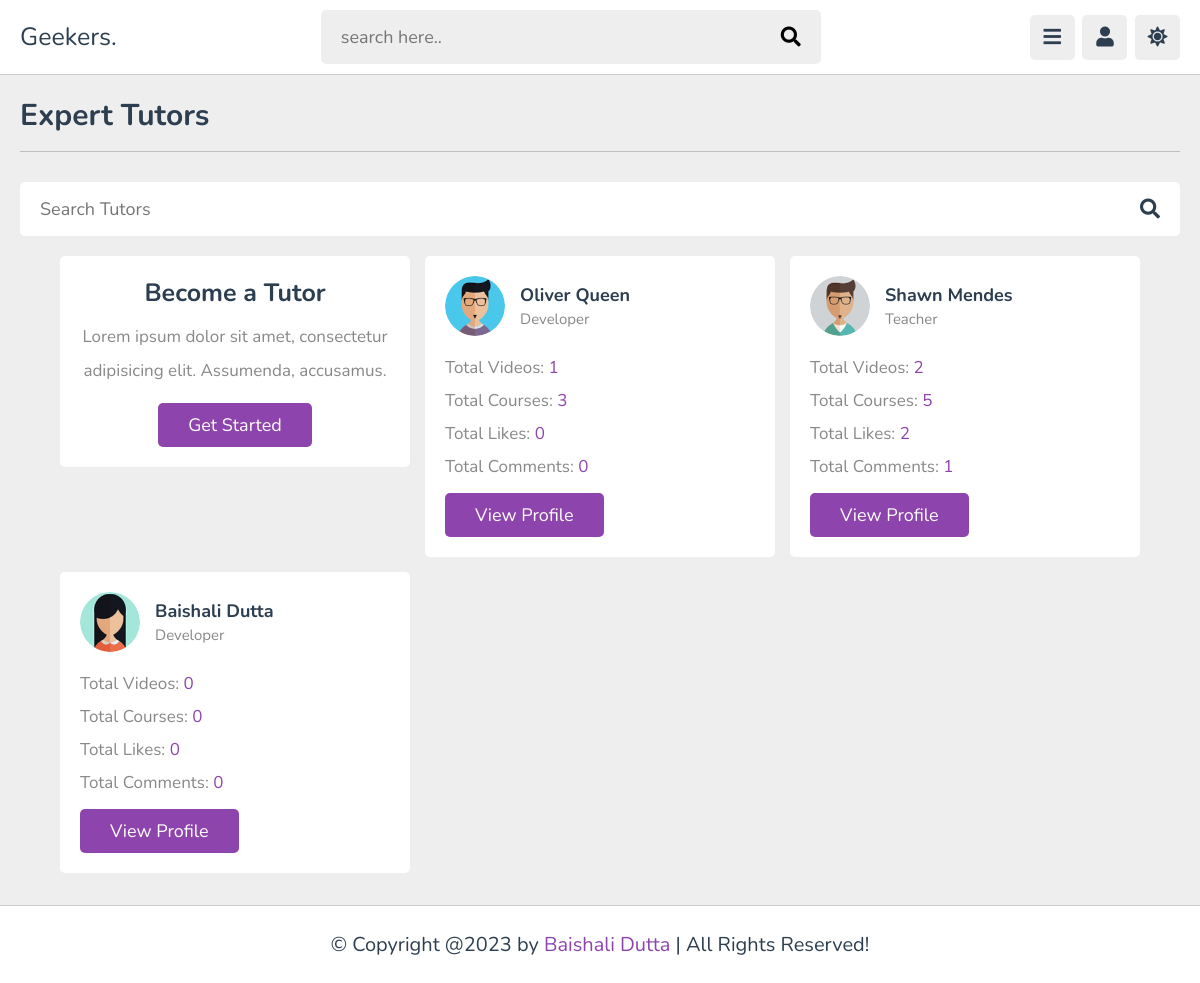
The app's page /teachers.php with its own data.
### tables this page shows
CREATE TABLE `tutors` (
  `id` varchar(20) NOT NULL,
  `name` varchar(50) NOT NULL,
  `profession` varchar(50) NOT NULL,
  `email` varchar(50) NOT NULL,
  `password` varchar(50) NOT NULL,
  `image` varchar(100) NOT NULL
);

### teachers.php (the view, shortened to what this page needs)
<?php
include 'components/connect.php';
?>
<!DOCTYPE html>
<html lang="en">
<head>
    <link rel="stylesheet" href="https://cdnjs.cloudflare.com/ajax/libs/font-awesome/5.15.4/css/all.min.css" />
    <link rel="stylesheet" href="css/style.css">
</head>
<body>
    <?php include 'components/user_header.php'; ?>
    <section class="teachers">
        <h1 class="heading">Expert Tutors</h1>
        <form action="search_tutor.php" method="post" class="tutor-search">
            <input type="text" name="search_tutor_box" placeholder="Search Tutors" maxlength="100" required>
            <button type="submit" name="search_tutor_btn" class="fas fa-search"></button>
        </form>
        <div class="box-container">
            <div class="box offer">
                <h3>Become a Tutor</h3>
                <p>Lorem ipsum dolor sit amet, consectetur adipisicing elit. Assumenda, accusamus.</p>
                <a href="admin/register.php" class="inline-btn">Get Started</a>
            </div>
            <?php
                $selector_tutors = $conn->prepare("SELECT * FROM `tutors`");
                $selector_tutors->execute();
                if($selector_tutors->rowCount() > 0){
                    while($fetch_tutor = $selector_tutors->fetch(PDO::FETCH_ASSOC)){
                        $tutor_id = $fetch_tutor['id'];
                        $count_likes = $conn->prepare("SELECT * FROM `likes` WHERE tutor_id = ?");
                        $count_likes->execute([$tutor_id]);
                        $total_likes = $count_likes->rowCount();
                        $count_comments = $conn->prepare("SELECT * FROM `comments` WHERE tutor_id = ?");
                        $count_comments->execute([$tutor_id]);
                        $total_comments = $count_comments->rowCount();
                        $count_content = $conn->prepare("SELECT * FROM `content` WHERE tutor_id = ?");
                        $count_content->execute([$tutor_id]);
                        $total_content = $count_content->rowCount();
                        $count_playlists = $conn->prepare("SELECT * FROM `playlists` WHERE tutor_id = ?");
                        $count_playlists->execute([$tutor_id]);
                        $total_playlists = $count_playlists->rowCount();
            ?>
            <div class="box">
                <div class="tutor">
                    <img src="./uploaded_files/<?= $fetch_tutor['image']; ?>" alt="">
                    <div>
                        <h3><?= $fetch_tutor['name']; ?></h3>
                        <span><?= $fetch_tutor['profession']; ?></span>
                    </div>
                </div>
                <p>Total Videos: <span><?= $total_content; ?></span></p>
                <p>Total Courses: <span><?= $total_playlists; ?></span></p>
                <p>Total Likes: <span><?= $total_likes; ?></span></p>
                <p>Total Comments: <span><?= $total_comments; ?></span></p>
                <a href="tutor_profile.php?get_id=<?= $fetch_tutor['email']; ?>" class="inline-btn">View profile</a>
            </div>
            <?php
                    }
                }else{
                    echo '<p class="empty">Tutors was Not Found</p>';
                }
            ?>
        </div>
    </section>
    <?php include 'components/footer.php'; ?>
</body>
</html>

### css/style.css (style rules this page uses)
:root { --main-color: #8e44ad; --red: #c0392b; --orange: #f39c12; --white: #fff; --black: #2c3e50; --light-color: #888; --light-bg: #eee; --border:.1rem solid rgba(0,0,0,.2); }
* { font-family: 'Nunito', sans-serif; margin: 0; padding: 0; box-sizing: border-box; outline: none; border: none; text-decoration: none; }
html { font-size: 62.5%; overflow-x: hidden; }
body { padding-bottom: 9rem; background-color: var(--light-bg); padding-left: 30rem; }
section { padding: 2rem; margin: 0 auto; max-width: 1200px; }
.heading { font-size: 3rem; color: var(--black); text-transform: capitalize; padding-bottom: 1.5rem; margin-bottom: 3rem; border-bottom: var(--border); }
.btn, .inline-btn, .option-btn, .delete-btn, .inline-option-btn, .inline-delete-btn { margin-top: 1rem; border-radius: .5rem; padding: 1rem 3rem; cursor: pointer; color: #fff; font-size: 1.8rem; text-transform: capitalize; text-align: center; }
.inline-btn, .inline-option-btn, .inline-delete-btn { display: inline-block; }
.btn, .inline-btn { background-color: var(--main-color); }
.teachers .box-container { display: grid; grid-template-columns: repeat(auto-fit, 35rem); gap: 1.5rem; justify-content: center; align-items: flex-start; }
.teachers .box-container .box { background-color: var(--white); border-radius: .5rem; padding: 2rem; overflow-x: hidden; }
.teachers .box-container .box .tutor { display: flex; align-items: center; gap: 1.5rem; margin-bottom: 1.5rem; }
.teachers .box-container .box .tutor img { height: 6rem; width: 6rem; border-radius: 50%; }
.teachers .box-container .box .tutor h3 { font-size: 1.8rem; color: var(--black); margin-bottom: .2rem; text-overflow: ellipsis; overflow-x: hidden; }
.teachers .box-container .box .tutor span { color: var(--light-color); font-size: 1.5rem; }
.teachers .box-container .box p { padding: .5rem 0; font-size: 1.7rem; color: var(--light-color); }
.teachers .box-container .box p span { color: var(--main-color); }
.teachers .box-container .box.offer { text-align: center; }
.teachers .box-container .box.offer h3 { font-size: 2.5rem; color: var(--black); }
.teachers .box-container .box.offer p { line-height: 2; padding-top: 1rem; }
.teachers .tutor-search { width: 100%; display: flex; align-items: center; justify-content: space-between; gap: 1.5rem; padding: 1.5rem 2rem; background-color: var(--white); border-radius: .5rem; margin-bottom: 2rem; }
.teachers .tutor-search input { width: 100%; font-size: 1.8rem; color: var(--black); }
.teachers .tutor-search button { font-size: 2rem; background: none; cursor: pointer; color: var(--black); }
@media (max-width:1200px) { body { padding-left: 0; } }

### records on screen
tutors: image (picture), name "Oliver Queen", profession "Developer", total_content "1", total_playlists "3", total_likes "0", total_comments "0"
tutors: image (picture), name "Shawn Mendes", profession "Teacher", total_content "2", total_playlists "5", total_likes "2", total_comments "1"
tutors: image (picture), name "Baishali Dutta", profession "Developer", total_content "0", total_playlists "0", total_likes "0", total_comments "0"
